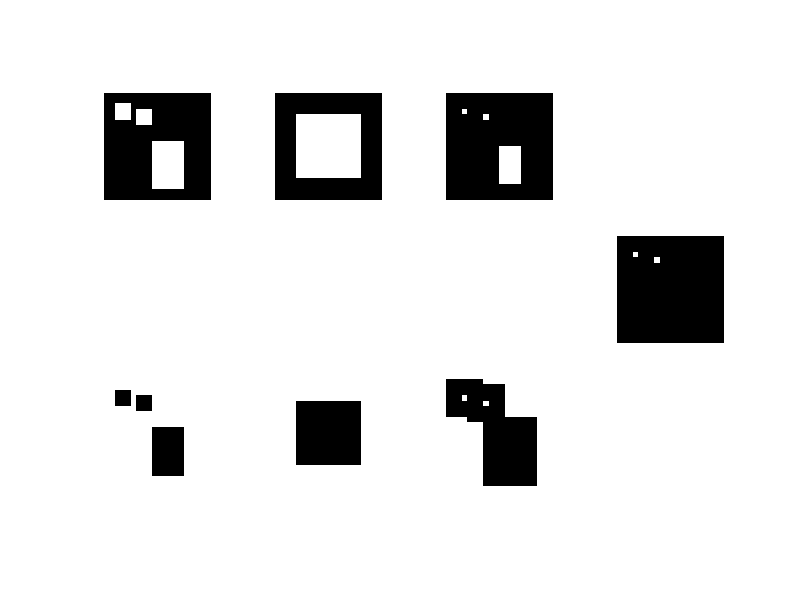

Here is the MATLAB script that generated this plot:
close all;
clear all;
a = false(20, 20);
a(3:5, 3:5) = true;
a(4:6, 7:9) = true;
a (10:18, 10:15) = true;
b = false(5, 5);
b(2:4, 2:4) = true;
aComplement = not(a);
bComplement = not(b);
c = imerode(a, b);
d = imerode(aComplement, bComplement);
e = c & d;



figure(1);
subplot(2, 4, 1), imshow(a);
subplot(2, 4, 2), imshow(b);
subplot(2, 4, 3), imshow(c);
subplot(2, 4, 5), imshow(aComplement);
subplot(2, 4, 6), imshow(bComplement);
subplot(2, 4, 7), imshow(d);
subplot(1, 4, 4), imshow(e);


